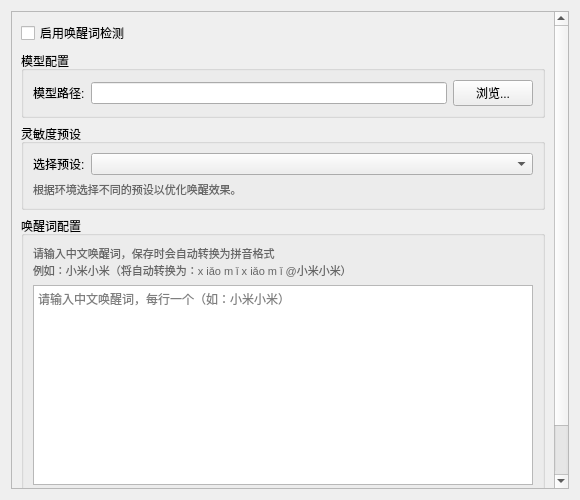
<?xml version="1.0" encoding="UTF-8"?>
<ui version="4.0">
 <class>WakeWordWidget</class>
 <widget class="QWidget" name="WakeWordWidget">
  <property name="geometry">
   <rect>
    <x>0</x>
    <y>0</y>
    <width>580</width>
    <height>500</height>
   </rect>
  </property>
  <property name="windowTitle">
   <string>唤醒词</string>
  </property>
  <layout class="QVBoxLayout" name="verticalLayout">
   <item>
    <widget class="QScrollArea" name="scrollArea">
     <property name="widgetResizable">
      <bool>true</bool>
     </property>
     <widget class="QWidget" name="scrollAreaWidgetContents">
      <property name="geometry">
       <rect>
        <x>0</x>
        <y>0</y>
        <width>578</width>
        <height>480</height>
       </rect>
      </property>
      <layout class="QVBoxLayout" name="contentLayout">
       <item>
        <widget class="QCheckBox" name="use_wake_word_check">
         <property name="text">
          <string>启用唤醒词检测</string>
         </property>
       </widget>
      </item>
      <item>
       <widget class="QGroupBox" name="model_group">
        <property name="title">
          <string>模型配置</string>
         </property>
         <layout class="QFormLayout" name="modelLayout">
          <item row="0" column="0">
           <widget class="QLabel" name="label_model_path">
            <property name="text">
             <string>模型路径:</string>
            </property>
           </widget>
          </item>
          <item row="0" column="1">
           <layout class="QHBoxLayout" name="model_path_layout">
            <item>
             <widget class="QLineEdit" name="model_path_edit"/>
            </item>
            <item>
             <widget class="QPushButton" name="model_path_btn">
              <property name="text">
               <string>浏览...</string>
              </property>
             </widget>
            </item>
           </layout>
          </item>
        </layout>
       </widget>
      </item>
      <item>
        <widget class="QGroupBox" name="preset_group">
         <property name="title">
          <string>灵敏度预设</string>
         </property>
         <layout class="QVBoxLayout" name="preset_layout">
          <item>
           <layout class="QFormLayout" name="preset_form">
            <item row="0" column="0">
             <widget class="QLabel" name="label_preset">
              <property name="text">
               <string>选择预设:</string>
              </property>
             </widget>
            </item>
            <item row="0" column="1">
             <widget class="QComboBox" name="preset_combo_box"/>
            </item>
           </layout>
          </item>
          <item>
           <widget class="QLabel" name="preset_description_label">
            <property name="text">
             <string>根据环境选择不同的预设以优化唤醒效果。</string>
            </property>
            <property name="styleSheet">
             <string>color: #666666; font-size: 11px;</string>
            </property>
            <property name="wordWrap">
             <bool>true</bool>
            </property>
           </widget>
          </item>
         </layout>
        </widget>
       </item>
       <item>
        <widget class="QGroupBox" name="keywords_group">
         <property name="title">
          <string>唤醒词配置</string>
         </property>
         <layout class="QVBoxLayout" name="keywords_layout">
          <item>
           <widget class="QLabel" name="keywords_help">
            <property name="text">
             <string>请输入中文唤醒词，保存时会自动转换为拼音格式
例如：小米小米（将自动转换为：x iǎo m ǐ x iǎo m ǐ @小米小米）</string>
            </property>
            <property name="styleSheet">
             <string>color: #666666; font-size: 11px;</string>
            </property>
           </widget>
          </item>
          <item>
           <widget class="QTextEdit" name="wake_words_edit">
            <property name="minimumSize">
             <size>
              <width>0</width>
              <height>200</height>
             </size>
            </property>
            <property name="placeholderText">
             <string>请输入中文唤醒词，每行一个（如：小米小米）</string>
            </property>
           </widget>
          </item>
         </layout>
        </widget>
       </item>
       <item>
        <spacer name="verticalSpacer">
         <property name="orientation">
          <enum>Qt::Vertical</enum>
         </property>
         <property name="sizeHint" stdset="0">
          <size>
           <width>20</width>
           <height>40</height>
          </size>
         </property>
        </spacer>
       </item>
      </layout>
     </widget>
    </widget>
   </item>
  </layout>
 </widget>
 <resources/>
 <connections/>
</ui>
